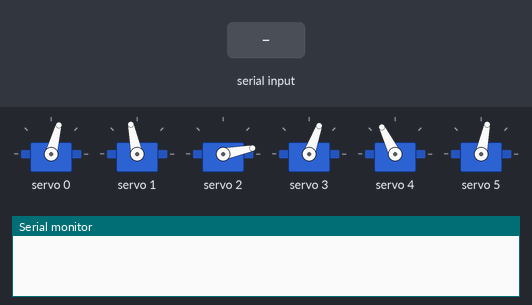
Recording of a sketch running on a simulated Arduino Uno, built with avr-gcc and run on an emulated ATmega328P. Shown: 6 × servo, the last lines printed to the serial monitor. The test bench sets the inputs (shaded band).

Above: at 1.2 s.
1.3 s: "1,90,45\n" received over Serial
At 2.6 s:
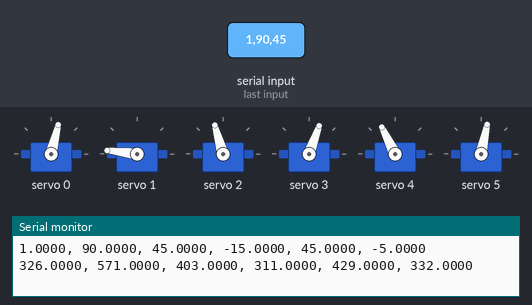
2.9 s: ",\n" received over Serial
At 4.0 s:
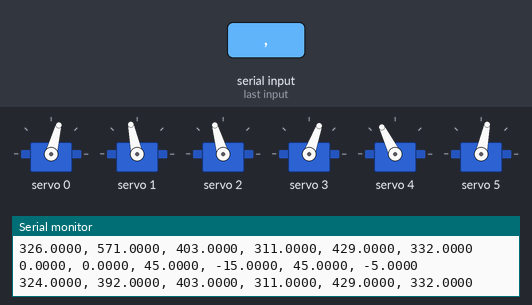
4.4 s: "90,45\n" received over Serial
At 5.0 s:
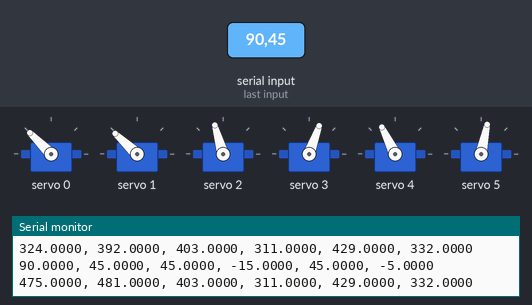
5.9 s: byte 44 (',') received over Serial
At 7.1 s:
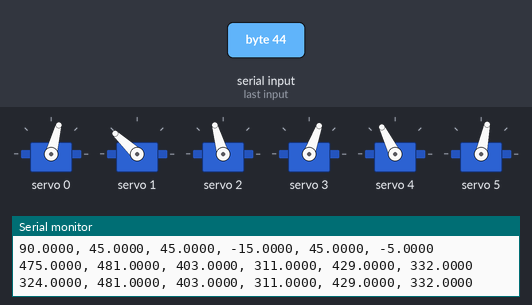
7.4 s: "30,150\n" received over Serial
At 8.1 s:
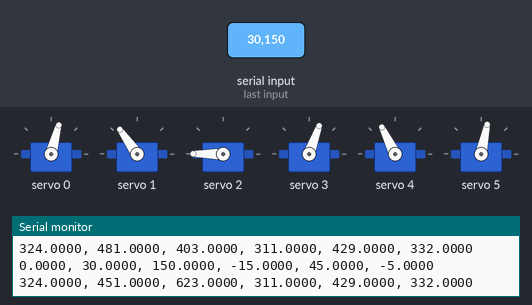
9.0 s: "100\n" received over Serial
At 9.9 s:
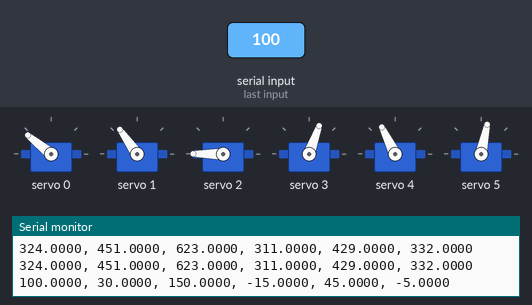
Timing chart, 0 to 11.5 s (numbered marks = the images above; inputs shaded):
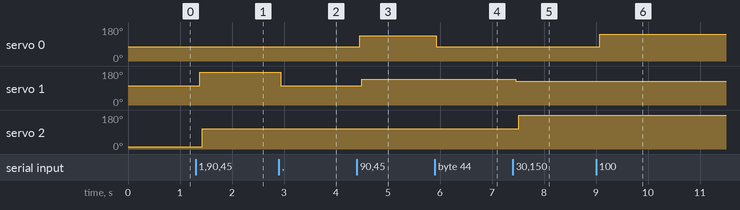

The sketch:

mini_servo.ino
```cpp
/***************************************************
  Arduino firmware for the mini servo arm (Adafruit
  PCA9685 PWM driver). Paired with mini_servo_hardware.

  Serial protocol (500000 baud, 8N1):
    Host -> Arduino: six comma-separated angles in degrees,
      newline-terminated, e.g. "0.0000, 0.0000, -70.0000, -15.0000, 45.0000, -5.0000\n"
    Arduino -> Host: the same six setpoints echoed after a
      complete command. About once a second it also prints the
      six PCA9685 PWM ticks (all values typically > 90).

  The loop reads one serial byte per 10 ms tick, so hosts must
  not stream commands faster than the sketch can consume them.

  Echoed angles are commanded setpoints, not encoder feedback.
 ****************************************************/

#include <Wire.h>
#include <Adafruit_PWMServoDriver.h>

// called this way, it uses the default address 0x40
Adafruit_PWMServoDriver pwm = Adafruit_PWMServoDriver(0x40);

// High level constants
#define NUM_DOF 6

// Startup Point
float startup[NUM_DOF] = {0.0, 0.0, -70.0, -15.0, 45.0, -5};

// Parameters for the servos
// Depending on your servo make, the pulse width min and max may vary, you
// want these to be as small/large as possible without hitting the hard stop
// for max range. You'll have to tweak them as necessary to match the servos you
// have!
// It's also necessary to know how many degrees of rotation each of these servos
// has, so that we can scale a angle into a servo signal
// Do this with a range and with a servo number corresponding to zero
#define SERVO_MIN_S0  116
#define SERVO_MAX_S0  475
#define ANGLE_MIN_S0 -124.0
#define ANGLE_MAX_S0  90.0

#define SERVO_MIN_S1  233
#define SERVO_MAX_S1  517
#define ANGLE_MIN_S1 -80.0
#define ANGLE_MAX_S1  63.0

#define SERVO_MIN_E0  177
#define SERVO_MAX_E0  449
#define ANGLE_MIN_E0 -63.0
#define ANGLE_MAX_E0  67.0

#define SERVO_MIN_E1  116
#define SERVO_MAX_E1  536
#define ANGLE_MIN_E1 -115.0
#define ANGLE_MAX_E1  100.0

#define SERVO_MIN_W0  160
#define SERVO_MAX_W0  592
#define ANGLE_MIN_W0 -66.0
#define ANGLE_MAX_W0  112.0

#define SERVO_MIN_W1  179
#define SERVO_MAX_W1  600
#define ANGLE_MIN_W1 -78.0
#define ANGLE_MAX_W1  123.0

// Put the above defines into arrays for easy access
float a_mins[NUM_DOF] = {ANGLE_MIN_S0, ANGLE_MIN_S1, ANGLE_MIN_E0, ANGLE_MIN_E1, ANGLE_MIN_W0, ANGLE_MIN_W1};
float a_maxs[NUM_DOF] = {ANGLE_MAX_S0, ANGLE_MAX_S1, ANGLE_MAX_E0, ANGLE_MAX_E1, ANGLE_MAX_W0, ANGLE_MAX_W1};
int s_mins[NUM_DOF] = {SERVO_MIN_S0, SERVO_MIN_S1, SERVO_MIN_E0, SERVO_MIN_E1, SERVO_MIN_W0, SERVO_MIN_W1};
int s_maxs[NUM_DOF] = {SERVO_MAX_S0, SERVO_MAX_S1, SERVO_MAX_E0, SERVO_MAX_E1, SERVO_MAX_W0, SERVO_MAX_W1};

// Location for the outgoing servo commands
int command_list[NUM_DOF] = {0, 0, 0, 0, 0, 0};

// Location for outgoing angle command
float setpoints[NUM_DOF];

// Helper variables
String input_string("");
String output_string("");
int word_count = 0;
bool string_complete = false;
float clock = 0.0;
bool paused = true;
unsigned long loop_time = 0;

int status_counter = 0;

// Helper function to convert one angle into the corresponding
// servo command for a given joint
int angleToServo(int index, float angle)
{
  int s_range = s_maxs[index] - s_mins[index];
//  Serial.print("A: ");
//  Serial.println(s_range);

  float f_range = a_maxs[index] - a_mins[index];
//  Serial.print("B: ");
//  Serial.println(f_range);

  float norm_dist = (angle-a_mins[index]) / f_range;
//  Serial.print("C: ");
//  Serial.println(norm_dist);

  return (int)round(norm_dist * s_range) + s_mins[index];
}

// Helper function to convert one array of angle commands
// into a corresponding array of integer servo commands
void anglesToServos(float* angles, int* servos)
{
  for (int i=0; i<NUM_DOF; i++)
  {
    servos[i] = angleToServo(i, angles[i]);
  }
}

// you can use this function if you'd like to set the pulse length in seconds
// e.g. setServoPulse(0, 0.001) is a ~1 millisecond pulse width. its not precise!
void setServoPulse(uint8_t n, double pulse) {
  double pulselength;
  pulselength = 1000000;   // 1,000,000 us per second
  pulselength /= 60;   // 60 Hz
  pulselength /= 4096;  // 12 bits of resolution
  pulse *= 1000;
  pulse /= pulselength;
  pwm.setPWM(n, 0, pulse);
}

// Helper function to reset the buffer and pointers to a specific pointer
// useful for stopping as it can reset back to default
void resetBuffer(float* data)
{
  // Initialize waypoint
  setpoints[0] = data[0];
  setpoints[1] = data[1];
  setpoints[2] = data[2];
  setpoints[3] = data[3];
  setpoints[4] = data[4];
  setpoints[5] = data[5];
}


///////////////////////////////////////////////////////////////////////////////
void setup()
{
  // Start Serial comm
  Serial.begin(500000);

  while (!Serial) {
    ; // wait for serial port to connect. Needed for native USB port only
  }

  // Initialize buffer
  resetBuffer(startup);
  anglesToServos(setpoints, command_list);

  // Start commands to servos
  pwm.begin();
  pwm.setPWMFreq(60);  // Analog servos run at ~60 Hz updates
}

void writeStatus()
{
  char buff[12];

  String output = "";

  dtostrf(setpoints[0], 4, 4, buff);
  output += String(buff);
  for (int i=1; i<NUM_DOF; i++)
  {
    output += ", ";
    dtostrf(setpoints[i], 4, 4, buff);
    output += String(buff);
  }
  Serial.println(output);
}

void writeCommands()
{
  char buff[12];

  String output = "";

  dtostrf(command_list[0], 4, 4, buff);
  output += String(buff);

  for (int i=1; i<NUM_DOF; i++)
  {
    output += ", ";
    dtostrf(command_list[i], 4, 4, buff);
    output += String(buff);
  }
  Serial.println(output);
}

void loop()
{
  if (status_counter == 100)
  {
    writeCommands();
    status_counter = 0;
  }
  status_counter++;

  // Drive each servo one at a time
  anglesToServos(setpoints, command_list);
  for (int i=0; i<NUM_DOF; i++)
  {
    pwm.setPWM(i, 0, command_list[i]);

  }

  // Read the incoming message
  if (Serial.available() > 0)
  {

    // get the new byte:
    char inChar = (char)Serial.read();

    // if the incoming character is a comma, get the
    // number
    if (inChar == ',')
    {
      setpoints[word_count] = input_string.toFloat();
      input_string = String("");
      word_count++;
    }

    // if the incoming character is a newline, set a flag
    // so the main loop can do something about it:
    else if (inChar == '\n')
    {
      // Grab the last character (which has no comma at the end)
      setpoints[word_count] = input_string.toFloat();
      input_string = String("");
      word_count++;

      anglesToServos(setpoints, command_list);
      string_complete = true;

      // reset all the variables
      input_string = String("");
      word_count = 0;
    }

    // Default case, just add the character to the string
    else
    {
      // add it to the inputString:
      input_string += inChar;
    }

  }


  if (string_complete)
  {
    writeStatus();
    string_complete = false;
  }

  delay(10);
}
```

Measured:
- after the input at 1.3 s, servo 0: 75° → 76° at once; servo 1: 102° → 173° after 0.08 s; servo 2: 11° → 106° after 0.13 s
- after the input at 2.9 s, servo 0: 76° → 75° at once; servo 1: 173° → 102° at once
- after the input at 4.4 s, servo 0: 75° → 135° after 0.05 s; servo 1: 102° → 137° after 0.10 s
- after the input at 5.9 s, servo 0: 135° → 75° at once
- after the input at 7.4 s, servo 1: 137° → 125° after 0.06 s; servo 2: 106° → 180° after 0.12 s
- after the input at 9.0 s, servo 0: 75° → 141° after 0.07 s
